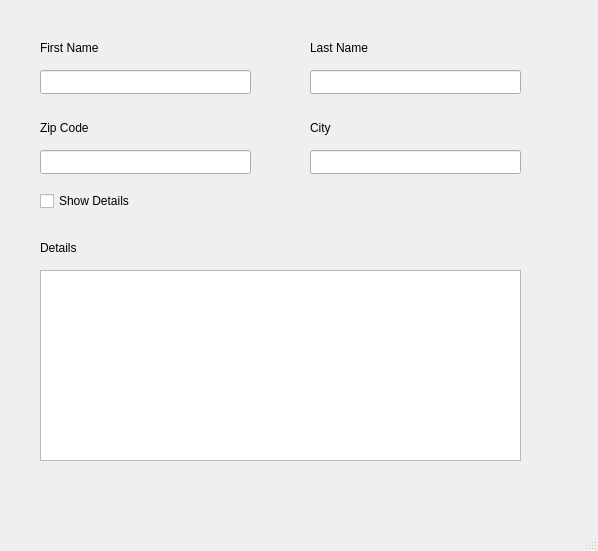
<?xml version="1.0" encoding="UTF-8"?>
<ui version="4.0">
 <class>MainWindow</class>
 <widget class="QMainWindow" name="MainWindow">
  <property name="geometry">
   <rect>
    <x>0</x>
    <y>0</y>
    <width>598</width>
    <height>551</height>
   </rect>
  </property>
  <property name="windowTitle">
   <string>MainWindow</string>
  </property>
  <widget class="QWidget" name="centralwidget">
   <widget class="QLineEdit" name="firstName">
    <property name="geometry">
     <rect>
      <x>40</x>
      <y>70</y>
      <width>211</width>
      <height>24</height>
     </rect>
    </property>
   </widget>
   <widget class="QLabel" name="firstName_label">
    <property name="geometry">
     <rect>
      <x>40</x>
      <y>40</y>
      <width>121</width>
      <height>16</height>
     </rect>
    </property>
    <property name="text">
     <string>First Name</string>
    </property>
   </widget>
   <widget class="QLineEdit" name="lastName">
    <property name="geometry">
     <rect>
      <x>310</x>
      <y>70</y>
      <width>211</width>
      <height>24</height>
     </rect>
    </property>
    <property name="text">
     <string/>
    </property>
   </widget>
   <widget class="QLabel" name="lastName_label">
    <property name="geometry">
     <rect>
      <x>310</x>
      <y>40</y>
      <width>121</width>
      <height>16</height>
     </rect>
    </property>
    <property name="text">
     <string>Last Name</string>
    </property>
   </widget>
   <widget class="QLineEdit" name="zipCode">
    <property name="geometry">
     <rect>
      <x>40</x>
      <y>150</y>
      <width>211</width>
      <height>24</height>
     </rect>
    </property>
    <property name="text">
     <string/>
    </property>
   </widget>
   <widget class="QLineEdit" name="city">
    <property name="geometry">
     <rect>
      <x>310</x>
      <y>150</y>
      <width>211</width>
      <height>24</height>
     </rect>
    </property>
    <property name="text">
     <string/>
    </property>
   </widget>
   <widget class="QLabel" name="city_label">
    <property name="geometry">
     <rect>
      <x>310</x>
      <y>120</y>
      <width>121</width>
      <height>16</height>
     </rect>
    </property>
    <property name="text">
     <string>City</string>
    </property>
   </widget>
   <widget class="QLabel" name="zipCode_label">
    <property name="geometry">
     <rect>
      <x>40</x>
      <y>120</y>
      <width>121</width>
      <height>16</height>
     </rect>
    </property>
    <property name="text">
     <string>Zip Code</string>
    </property>
   </widget>
   <widget class="QCheckBox" name="checkBox">
    <property name="geometry">
     <rect>
      <x>40</x>
      <y>190</y>
      <width>111</width>
      <height>22</height>
     </rect>
    </property>
    <property name="text">
     <string>Show Details</string>
    </property>
   </widget>
   <widget class="QPlainTextEdit" name="details">
    <property name="enabled">
     <bool>true</bool>
    </property>
    <property name="geometry">
     <rect>
      <x>40</x>
      <y>270</y>
      <width>481</width>
      <height>191</height>
     </rect>
    </property>
   </widget>
   <widget class="QLabel" name="details_label">
    <property name="geometry">
     <rect>
      <x>40</x>
      <y>240</y>
      <width>121</width>
      <height>16</height>
     </rect>
    </property>
    <property name="text">
     <string>Details</string>
    </property>
   </widget>
  </widget>
  <widget class="QMenuBar" name="menubar">
   <property name="geometry">
    <rect>
     <x>0</x>
     <y>0</y>
     <width>598</width>
     <height>21</height>
    </rect>
   </property>
  </widget>
  <widget class="QStatusBar" name="statusbar"/>
 </widget>
 <resources/>
 <connections/>
</ui>
